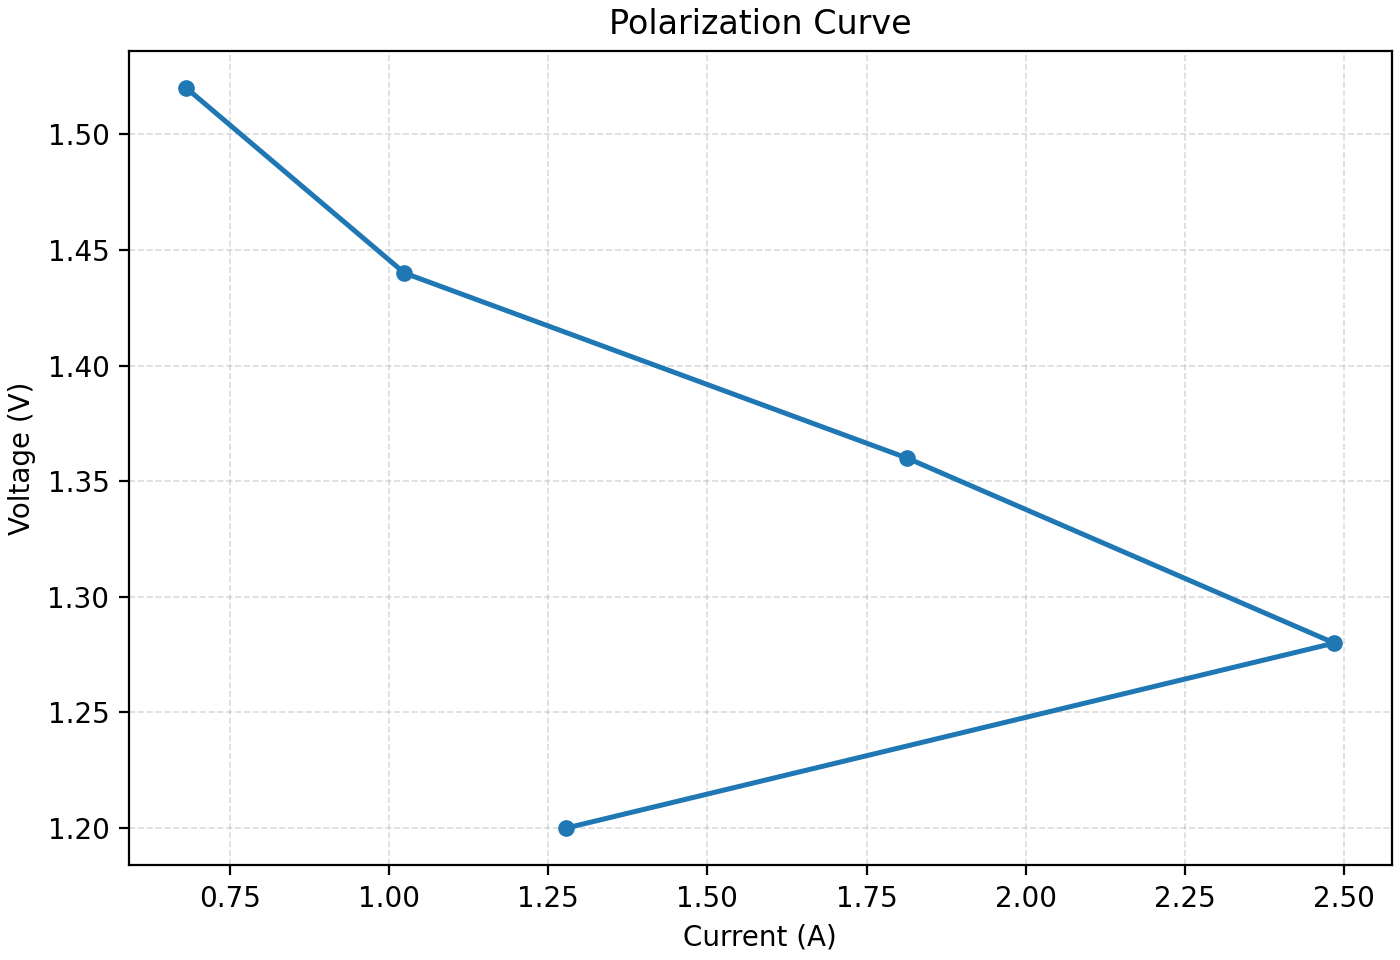

Here is the Python script that generated this plot:
#!/usr/bin/env python3
"""Extract and plot a 2D polarization curve from an openFuelCell log.

The solver prints lines like:

    Time = 0.2
    Total current (A) at acl: 1.278026
    ibar: 0    voltage: 1.2

This script joins those values by time and plots voltage against current.
"""

from __future__ import annotations

import argparse
import csv
import re
from dataclasses import dataclass
from pathlib import Path

import matplotlib.pyplot as plt


FLOAT_RE = r"[-+]?(?:\d+(?:\.\d*)?|\.\d+)(?:[eE][-+]?\d+)?"
TIME_RE = re.compile(rf"^\s*Time\s*=\s*(?P<time>{FLOAT_RE})\s*$")
TOTAL_CURRENT_RE = re.compile(
    rf"^\s*Total current \(A\) at (?P<patch>\w+):\s*(?P<current>{FLOAT_RE})\s*$"
)
CONTROL_RE = re.compile(
    rf"^\s*ibar:\s*(?P<ibar>{FLOAT_RE})\s+voltage:\s*(?P<voltage>{FLOAT_RE})\s*$"
)


@dataclass
class Sample:
    time: float
    voltage: float
    current: float | None = None
    ibar: float | None = None


def parse_log(log_path: Path, current_patch: str) -> list[Sample]:
    """Parse voltage, ibar, and selected total-current samples from a log."""
    samples: list[Sample] = []
    current_time: float | None = None
    currents_at_time: dict[str, float] = {}

    with log_path.open("r", encoding="utf-8", errors="replace") as log_file:
        for line in log_file:
            if match := TIME_RE.match(line):
                current_time = float(match.group("time"))
                currents_at_time = {}
                continue

            if current_time is None:
                continue

            if match := TOTAL_CURRENT_RE.match(line):
                currents_at_time[match.group("patch")] = float(match.group("current"))
                continue

            if match := CONTROL_RE.match(line):
                samples.append(
                    Sample(
                        time=current_time,
                        voltage=float(match.group("voltage")),
                        current=currents_at_time.get(current_patch),
                        ibar=float(match.group("ibar")),
                    )
                )

    return samples


def usable_samples(samples: list[Sample], x_source: str) -> list[tuple[float, float, float]]:
    rows: list[tuple[float, float, float]] = []

    for sample in samples:
        if x_source == "ibar":
            current = sample.ibar
        else:
            current = sample.current

        if current is not None:
            rows.append((sample.time, current, sample.voltage))

    return rows


def write_csv(rows: list[tuple[float, float, float]], csv_path: Path) -> None:
    csv_path.parent.mkdir(parents=True, exist_ok=True)
    with csv_path.open("w", newline="", encoding="utf-8") as csv_file:
        writer = csv.writer(csv_file)
        writer.writerow(["time_s", "current_A", "voltage_V"])
        writer.writerows(rows)


def plot_curve(
    rows: list[tuple[float, float, float]],
    output_path: Path,
    title: str,
    x_label: str,
) -> None:
    output_path.parent.mkdir(parents=True, exist_ok=True)

    currents = [row[1] for row in rows]
    voltages = [row[2] for row in rows]

    fig, ax = plt.subplots(figsize=(7.0, 4.8), constrained_layout=True)
    ax.plot(currents, voltages, marker="o", linewidth=1.8, markersize=5)
    ax.set_xlabel(x_label)
    ax.set_ylabel("Voltage (V)")
    ax.set_title(title)
    ax.grid(True, linestyle="--", linewidth=0.6, alpha=0.45)
    fig.savefig(output_path, dpi=200)
    plt.close(fig)


def build_parser() -> argparse.ArgumentParser:
    parser = argparse.ArgumentParser(
        description="Extract current/voltage data from an openFuelCell log and plot a polarization curve."
    )
    parser.add_argument(
        "--log",
        type=Path,
        default=Path("run/PEMEC/log.run"),
        help="Path to the solver log to parse. Default: run/PEMEC/log.run",
    )
    parser.add_argument(
        "--current-patch",
        default="acl",
        help="Patch name from 'Total current (A) at <patch>'. Default: acl",
    )
    parser.add_argument(
        "--x-source",
        choices=("total-current", "ibar"),
        default="total-current",
        help="Use total current in A or ibar from the electric controller for x-axis. Default: total-current",
    )
    parser.add_argument(
        "--output",
        type=Path,
        default=Path("visualization/polarized_curve.png"),
        help="Output image path. Default: visualization/polarized_curve.png",
    )
    parser.add_argument(
        "--csv",
        type=Path,
        default=Path("visualization/polarized_curve.csv"),
        help="Output CSV path. Default: visualization/polarized_curve.csv",
    )
    parser.add_argument(
        "--title",
        default="Polarization Curve",
        help="Plot title. Default: Polarization Curve",
    )
    return parser


def main() -> int:
    args = build_parser().parse_args()
    if not args.log.exists():
        raise SystemExit(f"Log file not found: {args.log}")

    samples = parse_log(args.log, args.current_patch)
    x_source = "ibar" if args.x_source == "ibar" else "total-current"
    rows = usable_samples(samples, x_source)

    if not rows:
        if x_source == "total-current":
            hint = f"No samples found with voltage and total current at patch '{args.current_patch}'."
        else:
            hint = "No samples found with voltage and ibar."
        raise SystemExit(f"{hint} Check the log path and current source.")

    x_label = "Current (A)" if x_source == "total-current" else "Current density ibar (A/m2)"
    write_csv(rows, args.csv)
    plot_curve(rows, args.output, args.title, x_label)

    print(f"Parsed {len(rows)} samples from {args.log}")
    print(f"Wrote CSV: {args.csv}")
    print(f"Wrote plot: {args.output}")
    return 0


if __name__ == "__main__":
    raise SystemExit(main())
